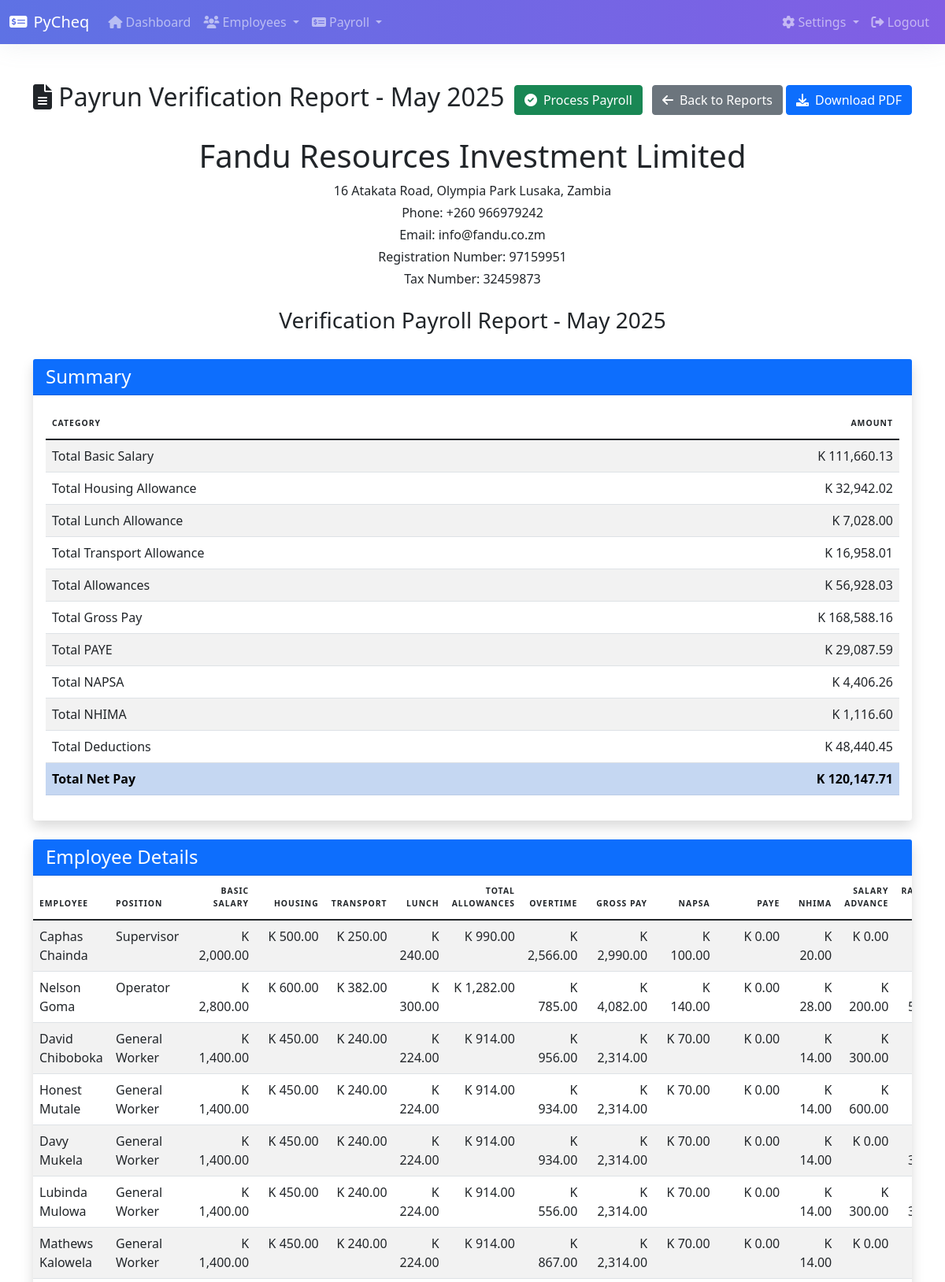
The app's page /view_report_html/payrun_verification_20250520125801 (signed in, upper part) with its own data.
### models.py (models this page shows, shortened)
class Report(db.Model):
    id = db.Column(db.String(100), primary_key=True)
    name = db.Column(db.String(200), nullable=False)
    type = db.Column(db.String(50), nullable=False)
    format = db.Column(db.String(10), nullable=False)
    generated_at = db.Column(db.DateTime, default=datetime.now)
    year = db.Column(db.Integer, nullable=False)
    month = db.Column(db.Integer, nullable=True)
    file_path = db.Column(db.String(255), nullable=False)

class Company(db.Model):
    id = db.Column(db.Integer, primary_key=True)
    name = db.Column(db.String(200), nullable=False)
    address = db.Column(db.Text, nullable=False)
    phone = db.Column(db.String(20), nullable=False)
    email = db.Column(db.String(120), nullable=False)
    website = db.Column(db.String(120))
    registration_number = db.Column(db.String(50), nullable=False)
    tax_number = db.Column(db.String(50), nullable=False)
    logo = db.Column(db.String(255))
    email_signature = db.Column(db.Text)
    email_footer = db.Column(db.Text)
    licenses = db.relationship('License', backref='company', lazy=True)

class Employee(db.Model):
    id = db.Column(db.Integer, primary_key=True)
    employee_code = db.Column(db.String(10), unique=True, nullable=False)
    name = db.Column(db.String(100), nullable=False)
    nrc = db.Column(db.String(20), unique=True, nullable=True)
    email = db.Column(db.String(100), unique=True, nullable=True)
    position = db.Column(db.String(100), nullable=False)
    department = db.Column(db.String(100), nullable=True)
    branch_id = db.Column(db.Integer, db.ForeignKey('branch.id'))
    branch = db.relationship('Branch', backref=db.backref('employees', lazy=True))
    basic_salary = db.Column(db.Float, nullable=False)
    housing_allowance = db.Column(db.Float, default=0)
    lunch_allowance = db.Column(db.Float, default=0)
    transport_allowance = db.Column(db.Float, default=0)
    overtime = db.Column(db.Float, default=0)
    salary_advance = db.Column(db.Float, default=0)
    rainbow_loan = db.Column(db.Float, default=0)
    other_deduction = db.Column(db.Float, default=0)
    other_deduction_reason = db.Column(db.String(200), nullable=True)
    hire_date = db.Column(db.DateTime, default=datetime.now)
    is_active = db.Column(db.Boolean, default=True)
    payroll_records = db.relationship('PayrollRecord', backref='employee', lazy=True, cascade='all, delete-orphan', overlaps="employee_rel,payroll_records_list")

### app.py (the view, shortened to what this page needs)
@app.route('/view_report_html/<string:id>')
@login_required
def view_report_html(id):
    report = Report.query.get_or_404(id)
    year = report.year
    month = report.month
    report_type = report.type
    if report_type == 'verification':
        employees = Employee.query.filter_by(is_active=True).all()
        total_basic = sum(e.basic_salary for e in employees)
        total_housing = sum(e.housing_allowance for e in employees)
        total_transport = sum(e.transport_allowance for e in employees)
        total_lunch = sum(e.lunch_allowance for e in employees)
        for e in employees:
            e.total_allowances = e.housing_allowance + e.transport_allowance + e.lunch_allowance
            e.gross_pay = e.basic_salary + e.total_allowances
            e.napsa = min(e.basic_salary * 0.05, 1073.25)  # 5% of basic up to the cap
            taxable_income = e.gross_pay - e.napsa
            if taxable_income <= 4500:
                e.paye = 0
            elif taxable_income <= 4800:
                e.paye = (taxable_income - 4500) * 0.25
            elif taxable_income <= 6900:
                e.paye = 75 + (taxable_income - 4800) * 0.30
            else:
                e.paye = 705 + (taxable_income - 6900) * 0.375
            e.nhima = e.basic_salary * 0.01  # 1% of basic salary
            e.total_deductions = (
                e.napsa + e.paye + e.nhima +
                getattr(e, 'salary_advance', 0) +
                getattr(e, 'rainbow_loan', 0) +
                getattr(e, 'other_deduction', 0)
            )
            e.net_pay = e.gross_pay - e.total_deductions
        summary_data = {
            'total_basic_salary': total_basic,
            'total_housing_allowance': total_housing,
            'total_lunch_allowance': total_lunch,
            'total_transport_allowance': total_transport,
            'total_allowances': total_housing + total_lunch + total_transport,
            'total_gross_pay': total_basic + total_housing + total_lunch + total_transport,
            'total_napsa': sum(min(e.basic_salary * 0.05, 1073.25) for e in employees),
            'total_paye': sum(e.paye for e in employees),
            'total_nhima': sum(e.nhima for e in employees),
            'total_salary_advance': sum(getattr(e, 'salary_advance', 0) for e in employees),
            'total_rainbow_loan': sum(getattr(e, 'rainbow_loan', 0) for e in employees),
            'total_other_deduction': sum(getattr(e, 'other_deduction', 0) for e in employees),
            'total_deductions': sum(e.total_deductions for e in employees),
            'total_net_pay': sum(e.net_pay for e in employees)
        }
        return render_template(
            'report_html.html',
            report=report,
            company=Company.query.first(),
            employees=employees,
            summary_data=summary_data,
            report_type=report_type
        )

### app.py (called while the page is built)
@app.template_filter('month_name')
def month_name(month_number):
    return calendar.month_name[month_number]

@app.template_filter('format_currency')
def format_currency(value):
    return "{:,.2f}".format(value)

@login_manager.user_loader
def load_user(user_id):
    return User.query.get(int(user_id))

### templates/report_html.html (shortened to what this page needs)
{% extends "base.html" %}
{% block content %}
<div class="container py-4">
    <div class="row mb-4">
        <div class="col">
            <div class="d-flex justify-content-between align-items-center">
                <h2><i class="fas fa-file-alt"></i> {{ report.name }}</h2>
                <div>
                    {% if report_type == 'verification' %}
                    <a href="{{ url_for('process_payroll') }}" class="btn btn-success me-2">
                        <i class="fas fa-check-circle me-2"></i>Process Payroll
                    </a>
                    {% endif %}
                    <a href="{{ url_for('payroll_reports') }}" class="btn btn-secondary">
                        <i class="fas fa-arrow-left me-2"></i>Back to Reports
                    </a>
                    <a href="{{ url_for('download_report', id=report.id, download='true') }}" class="btn btn-primary">
                        <i class="fas fa-download me-2"></i>Download PDF
                    </a>
                </div>
            </div>
        </div>
    </div>
    <div class="row mb-4">
        <div class="col text-center">
            {% if company %}
            <h1 class="mb-2">{{ company.name }}</h1>
            <p class="mb-1">{{ company.address }}</p>
            <p class="mb-1">Phone: {{ company.phone }}</p>
            <p class="mb-1">Email: {{ company.email }}</p>
            {% if company.registration_number %}
            <p class="mb-1">Registration Number: {{ company.registration_number }}</p>
            {% endif %}
            {% if company.tax_number %}
            <p class="mb-1">Tax Number: {{ company.tax_number }}</p>
            {% endif %}
            {% endif %}
            <h3 class="mt-4">{{ report_type|title }} Payroll Report - {% if report.month %}{{ report.month | month_name }}{% endif %} {{ report.year }}</h3>
        </div>
    </div>
    <div class="row mb-4">
        <div class="col">
            <div class="card shadow">
                <div class="card-header bg-primary text-white">
                    <h4 class="mb-0">Summary</h4>
                </div>
                <div class="card-body">
                    {% if report_type == 'verification' %}
                    <div class="table-responsive">
                        <table class="table table-striped">
                            <thead>
                                <tr>
                                    <th>Category</th>
                                    <th class="text-end">Amount</th>
                                </tr>
                            </thead>
                            <tbody>
                                <tr>
                                    <td>Total Basic Salary</td>
                                    <td class="text-end">K {{ summary_data.total_basic_salary|format_currency }}</td>
                                </tr>
                                <tr>
                                    <td>Total Housing Allowance</td>
                                    <td class="text-end">K {{ summary_data.total_housing_allowance|format_currency }}</td>
                                </tr>
                                <tr>
                                    <td>Total Lunch Allowance</td>
                                    <td class="text-end">K {{ summary_data.total_lunch_allowance|format_currency }}</td>
                                </tr>
                                <tr>
                                    <td>Total Transport Allowance</td>
                                    <td class="text-end">K {{ summary_data.total_transport_allowance|format_currency }}</td>
                                </tr>
                                <tr>
                                    <td>Total Allowances</td>
                                    <td class="text-end">K {{ summary_data.total_allowances|format_currency }}</td>
                                </tr>
                                <tr>
                                    <td>Total Gross Pay</td>
                                    <td class="text-end">K {{ summary_data.total_gross_pay|format_currency }}</td>
                                </tr>
                                <tr>
                                    <td>Total PAYE</td>
                                    <td class="text-end">K {{ summary_data.total_paye|format_currency }}</td>
                                </tr>
                                <tr>
                                    <td>Total NAPSA</td>
                                    <td class="text-end">K {{ summary_data.total_napsa|format_currency }}</td>
                                </tr>
                                <tr>
                                    <td>Total NHIMA</td>
                                    <td class="text-end">K {{ summary_data.total_nhima|format_currency }}</td>
                                </tr>
                                <tr>
                                    <td>Total Deductions</td>
                                    <td class="text-end">K {{ summary_data.total_deductions|format_currency }}</td>
                                </tr>
                                <tr class="table-primary fw-bold">
                                    <td>Total Net Pay</td>
                                    <td class="text-end">K {{ summary_data.total_net_pay|format_currency }}</td>
                                </tr>
                            </tbody>
                        </table>
                    </div>
                    {% endif %}
                </div>
            </div>
        </div>
    </div>
    <div class="row">
        <div class="col">
            <div class="card shadow">
                <div class="card-header bg-primary text-white">
                    <h4 class="mb-0">Employee Details</h4>
                </div>
                <div class="card-body p-0">
                    {% if report_type == 'verification' %}
                    <div class="table-responsive">
                        <table class="table table-striped table-hover mb-0">
                            <thead>
                                <tr>
                                    <th>Employee</th>
                                    <th>Position</th>
                                    <th class="text-end">Basic Salary</th>
                                    <th class="text-end">Housing</th>
                                    <th class="text-end">Transport</th>
                                    <th class="text-end">Lunch</th>
                                    <th class="text-end">Total Allowances</th>
                                    <th class="text-end">Overtime</th>
                                    <th class="text-end">Gross Pay</th>
                                    <th class="text-end">NAPSA</th>
                                    <th class="text-end">PAYE</th>
                                    <th class="text-end">NHIMA</th>
                                    <th class="text-end">Salary Advance</th>
                                    <th class="text-end">Rainbow Loan</th>
                                </tr>
                            </thead>
                            <tbody>
                                {% for employee in employees %}
                                <tr>
                                    <td>{{ employee.name }}</td>
                                    <td>{{ employee.position }}</td>
                                    <td class="text-end">K {{ employee.basic_salary|format_currency }}</td>
                                    <td class="text-end">K {{ employee.housing_allowance|format_currency }}</td>
                                    <td class="text-end">K {{ employee.transport_allowance|format_currency }}</td>
                                    <td class="text-end">K {{ employee.lunch_allowance|format_currency }}</td>
                                    <td class="text-end">K {{ employee.total_allowances|format_currency }}</td>
                                    <td class="text-end">K {{ employee.overtime|format_currency }}</td>
                                    <td class="text-end">K {{ employee.gross_pay|format_currency }}</td>
                                    <td class="text-end">K {{ employee.napsa|format_currency }}</td>
                                    <td class="text-end">K {{ employee.paye|format_currency }}</td>
                                    <td class="text-end">K {{ employee.nhima|format_currency }}</td>
                                    <td class="text-end">K {{ employee.salary_advance|format_currency }}</td>
                                    <td class="text-end">K {{ employee.rainbow_loan|format_currency }}</td>
                                </tr>
                                {% endfor %}
                            </tbody>
                        </table>
                    </div>
                    {% endif %}
                </div>
            </div>
        </div>
    </div>
</div>
{% endblock %}

### templates/base.html (style rules this page uses)
.card { box-shadow: 0 0 2rem 0 rgba(136,152,170,.15); border: 0; }
.table thead th { font-size: .65rem; padding-top: .75rem; padding-bottom: .75rem; letter-spacing: 1px; text-transform: uppercase; border-bottom: 1px solid #e9ecef; }
html { position: relative; min-height: 100%; }
body { margin-bottom: 80px; }

### records on screen
Report: name "Payrun Verification Report - May 2025", type "Verification", month|month_name "May", year "2025"
Company: name "Fandu Resources Investment Limited", address "16 Atakata Road, Olympia Park Lusaka, Zambia", phone "+260 966979242", email "info@fandu.co.zm", registration_number "97159951", tax_number "32459873"
Employee: name "Caphas Chainda", position "Supervisor", basic_salary "2,000.00", housing_allowance "500.00", transport_allowance "250.00", lunch_allowance "240.00", total_allowances "990.00", overtime "2,566.00", gross_pay "2,990.00", napsa "100.00", paye "0.00", nhima "20.00", salary_advance "0.00"
Employee: name "Nelson Goma", position "Operator", basic_salary "2,800.00", housing_allowance "600.00", transport_allowance "382.00", lunch_allowance "300.00", total_allowances "1,282.00", overtime "785.00", gross_pay "4,082.00", napsa "140.00", paye "0.00", nhima "28.00", salary_advance "200.00"
Employee: name "David Chiboboka", position "General Worker", basic_salary "1,400.00", housing_allowance "450.00", transport_allowance "240.00", lunch_allowance "224.00", total_allowances "914.00", overtime "956.00", gross_pay "2,314.00", napsa "70.00", paye "0.00", nhima "14.00", salary_advance "300.00"
Employee: name "Honest Mutale", position "General Worker", basic_salary "1,400.00", housing_allowance "450.00", transport_allowance "240.00", lunch_allowance "224.00", total_allowances "914.00", overtime "934.00", gross_pay "2,314.00", napsa "70.00", paye "0.00", nhima "14.00", salary_advance "600.00"
Employee: name "Davy Mukela", position "General Worker", basic_salary "1,400.00", housing_allowance "450.00", transport_allowance "240.00", lunch_allowance "224.00", total_allowances "914.00", overtime "934.00", gross_pay "2,314.00", napsa "70.00", paye "0.00", nhima "14.00", salary_advance "0.00"
Employee: name "Lubinda Mulowa", position "General Worker", basic_salary "1,400.00", housing_allowance "450.00", transport_allowance "240.00", lunch_allowance "224.00", total_allowances "914.00", overtime "556.00", gross_pay "2,314.00", napsa "70.00", paye "0.00", nhima "14.00", salary_advance "300.00"
Employee: name "Mathews Kalowela", position "General Worker", basic_salary "1,400.00", housing_allowance "450.00", transport_allowance "240.00", lunch_allowance "224.00", total_allowances "914.00", overtime "867.00", gross_pay "2,314.00", napsa "70.00", paye "0.00", nhima "14.00", salary_advance "0.00"

### other values on screen
{{ summary_data.total_basic_salary|format_currency }} "111,660.13"
{{ summary_data.total_housing_allowance|format_currency }} "32,942.02"
{{ summary_data.total_lunch_allowance|format_currency }} "7,028.00"
{{ summary_data.total_transport_allowance|format_currency }} "16,958.01"
{{ summary_data.total_allowances|format_currency }} "56,928.03"
{{ summary_data.total_gross_pay|format_currency }} "168,588.16"
{{ summary_data.total_paye|format_currency }} "29,087.59"
{{ summary_data.total_napsa|format_currency }} "4,406.26"
{{ summary_data.total_nhima|format_currency }} "1,116.60"
{{ summary_data.total_deductions|format_currency }} "48,440.45"
{{ summary_data.total_net_pay|format_currency }} "120,147.71"
